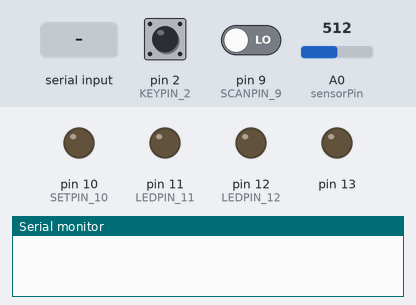
This sketch was run on a simulated Arduino Nano, built with avr-gcc and run on an emulated ATmega328P. Shown: output pins drawn as LEDs (lit = HIGH), the last lines printed to the serial monitor. The test bench sets the inputs (shaded band); at power-on: pin 2 (KEYPIN_2) HIGH, A0 (sensorPin) = 512, pin 9 (SCANPIN_9) LOW.

Above: at 1.2 s.
1.3 s: "ats\n" received over Serial
At 2.2 s:
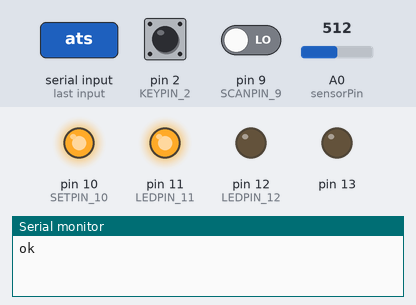
4.3 s: pin 2 (KEYPIN_2) pulled LOW for 0.15 s
At 4.4 s:
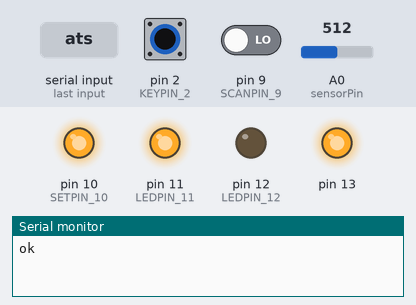
5.9 s: "at1\n" received over Serial
7.4 s: "atr\n" received over Serial
At 8.4 s:
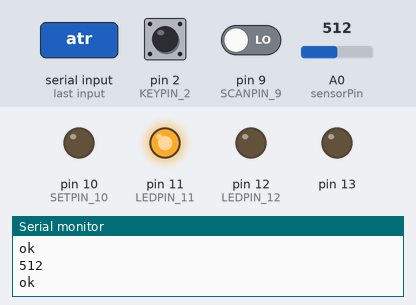
8.9 s: A0 (sensorPin) set to 719
11.2 s: A0 (sensorPin) set to 738
At 12.7 s:
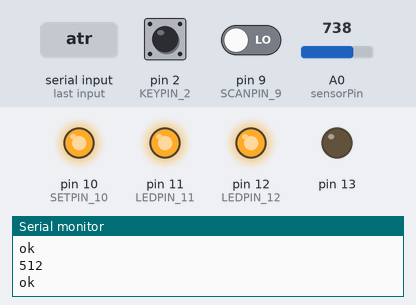
Timing chart, 0 to 23.9 s (numbered marks = the images above; inputs shaded):
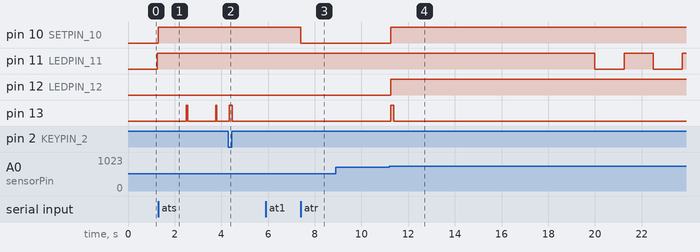

Measured:
- the behaviour switches between 729 and 730 on A0 (sensorPin) (found by bisection; images 3 and 4)
- after the input at 1.3 s, pin 10 (SETPIN_10): LOW → HIGH at once; pin 11 (LEDPIN_11): stays HIGH (without the input it goes to LOW after 1.2 s); pin 13: alternates HIGH for 0.06 s and LOW for 1.2 s, starting after 1.2 s
- after the input at 7.4 s, pin 10 (SETPIN_10): HIGH → LOW at once
- after the input at 8.9 s, every drawn part: stays the same
- after the input at 11.2 s, pin 10 (SETPIN_10), pin 12 (LEDPIN_12): LOW → HIGH after 0.05 s; pin 13: LOW → HIGH after 0.05 s, → LOW 0.12 s later

The sketch:

ups-arduino-stable.ino
```cpp
//
// SMART UPS FOR RRASPBERRY PI
// SCETCH FOR BOARD: ARDUINO NANO, PROCESSOR: ATMEGA168
// https://github.com/AlexVakhnin/ups-raspberrypi/blob/main/ups-schematic.png
//
// версия 1.2 (стабильная) / av899@ukr.net /Вахнин Александр/ =Cherkasy 2020= /
//
// (алгоритм "Программный автомат")
//

#include <avr/io.h>
#include <avr/interrupt.h>
#define LEDPIN_12 12
#define LEDPIN_11 11
#define SETPIN_10 10
#define SCANPIN_9 9

#define KEYPIN_2  2    // кнопка на выводе D2
#define KEYPIN_3  3    // кнопка на выводе D3

#define H_BAT  730     //верхний порог гистерезиса 11,5 вольт(767)
#define L_BAT  681     //нижний порог гистерезиса 10 вольт


volatile byte buttonState = 0;         // текущее состояние кнопки
volatile byte lastButtonState = 1;     // предыдущее состояние кнопки (1- кнопка отжата)
volatile byte buttonCounter = 0;       //счетчик времени на отжатие всех кнопок (антидребезг)
volatile static byte keyCode = 0;             // код нажатой клавиши, (0-ожидание нажатия)


volatile int seconds;  //глобальная переменная счетчик
volatile int seconds1;  //глобальная переменная счетчик 1
volatile int sound = 0;  //управление звуковыми сигналами

char s_buff [10] ; //буфер для ввода команды
byte pos=0;  //указатель на символ конца команды

int sensorPin = A0;    // номер аналогового входа
volatile int sensorValue = 0;  // переменная зля хранения значения АЦП
volatile int sensorValue1 = 0;  // округленное значение АЦП
volatile int wdt_link_pc = 0;  //таймер - связь с компьютером (0-нет связи)
volatile int shutdown_counter = 0; //время отведенное на shutdown компьютера
volatile int state_value = 0;  //состояние контроллера - ожидание заряда=10/ожидание разряда=20/время реакции=30/время shutdown=40/пауза=50
volatile byte flag_z = 0;  // 1- компьютер получил от контроллера команду shutdown
volatile byte flag_pause = 0;  // 1- ручной режим управления питанием

// the setup function runs once when you press reset or power the board
void setup() {

  // initialize digital pin LED_BUILTIN as an output.
  pinMode(LED_BUILTIN, OUTPUT);     //D13 звуковой сигнал
  pinMode(LEDPIN_12, OUTPUT);       //D12 светодиод контроля батареи
  pinMode(LEDPIN_11, OUTPUT);       //D11 светодиод контроля связи с ПК
  pinMode(SETPIN_10, OUTPUT);       //D10 управление реле
  pinMode(SCANPIN_9, INPUT);         //D9 сканирование напряжения сети 220в.
  pinMode(KEYPIN_2,  INPUT_PULLUP);  //клавиатурный вход1 , резистор 20к на +5в. встроенный
  pinMode(KEYPIN_3,  INPUT_PULLUP);  //клавиатурный вход2 , резистор 20к на +5в. встроенный

  //инициализвция COM-порта
  Serial.begin(9600);
  for (pos =0;pos<10;pos++) s_buff[pos]=0x0; //обнуляем буфер ввода команды
  pos=0;  //указатель в начало

  // инициализация Timer1
  cli(); // отключить глобальные прерывания
  TCCR1A = 0; // установить регистры в 0
  TCCR1B = 0;

  OCR1A = 15624; // установка регистра совпадения - определяет 1 секунду
  TCCR1B |= (1 << WGM12); // включение в CTC режим

  // Установка битов (CS10=1, CS12=1) на коэффициент деления 1024
  TCCR1B |= (1 << CS10);
  TCCR1B |= (0 << CS12);
  TIMSK1 |= (1 << OCIE1A);  // включение прерываний по совпадению

  // Чтение АЦП после RESET и проверка условия подачи питания PC
  sensorValue = analogRead(sensorPin);delay(1); // чтение АЦП
  sensorValue = analogRead(sensorPin);//контрольный
  if (sensorValue1 >= H_BAT){ //больше 12 вольт - возможно только при технологических работах...
                            //сброс контроллера обычно происходит только после разрядя батарреи
    digitalWrite(SETPIN_10, HIGH); //включить питание PC
    state_value = 20; //ожидаем разряд
  } else {
    state_value = 10; //состояние ожидания заряда батарреи
  }

  seconds = 0;//счетчики
  seconds1 = 0;

  sei(); // включить глобальные прерывания (задача с state_value)
}


// the loop function runs over and over again forever
void loop() {

  for (pos=0;pos<8;pos++)  //проход по массиву
  {
     while ( Serial.available() <= 0 ) { //цикл ожидания символа
          //только в этом цикле вся фоновая обработка может быть !!!
          sensorValue = analogRead(sensorPin);delay(1); // чтение АЦП
          //обработка кнопки
          if (keyCode==1){  //была нажата кнопка с кодом "1"
            key_tasks();  // выполнение действий по нажатию кнопки.
            keyCode=0;  //признак - нажатие кнопки обработано...
          }
     }
     char s = Serial.read();  //принимаем очередной символ
     if ((s=='\n')||(s=='\r')) { //если очередной символ - конец строки, то в буфере может быть какая то команда.

        //анализ буфера с информацией от serial !
        if (pos>1 && pos<4) { //команды могут иметь 2 или 3 символа только (установка ограничения)
           //Serial.print(s_buff);Serial.print("\n");
           if (strcmp(s_buff,"at")==0) { Serial.print("ok");Serial.print("\n");wdt_link_pc=10;  } //пустая команда
           else if (strcmp(s_buff,"at1")==0){  Serial.print(sensorValue1,DEC);Serial.print("\n") ; wdt_link_pc=10; } //чтение округленного значения АЦП (отладка)
           else if (strcmp(s_buff,"at0")==0){  Serial.print(sensorValue,DEC);Serial.print("\n") ; wdt_link_pc=10; }  //чтение исходного значения АЦП (отладка)
           else if (strcmp(s_buff,"at2")==0){  Serial.print(digitalRead(SCANPIN_9),DEC);Serial.print("\n") ; wdt_link_pc=10; } //наличие питания 220в
           /*else if (strcmp(s_buff,"at5")==0){  Serial.print("ok");Serial.print("\n"); sound=3; state_value = 10; wdt_link_pc=10; }*/
           else if (strcmp(s_buff,"atb")==0){  Serial.print(digitalRead(LEDPIN_12),DEC);Serial.print("\n") ; wdt_link_pc=10; } //если 0->shutdown (команда для PC !!!)
           else if (strcmp(s_buff,"ats")==0){  Serial.print("ok");Serial.print("\n"); digitalWrite(SETPIN_10, HIGH);state_value = 20; wdt_link_pc=10; } //вкл. питание (отладка)
           else if (strcmp(s_buff,"atr")==0){  Serial.print("ok");Serial.print("\n"); digitalWrite(SETPIN_10, LOW);state_value = 10; wdt_link_pc=10; } //выкл. питание (отладка)
           else if (strcmp(s_buff,"atz")==0){  Serial.print("ok");Serial.print("\n");flag_z=1; wdt_link_pc=10; }  //подтверждение shutdown (команда от PC !!!)
           else if (strcmp(s_buff,"ati")==0){  Serial.print("St=");Serial.print(state_value,DEC); //информация о батарейке (отладка)
                    Serial.print(" Vbat=");Serial.print(sensorValue1*0.0145,2);Serial.print("(");Serial.print(H_BAT*0.0145,2);Serial.print("/");
                    Serial.print(L_BAT*0.0145,2);Serial.print(")");
                    Serial.print(" pause=");Serial.print(flag_pause,DEC);
                    Serial.print(" Fbat=");Serial.print(digitalRead(LEDPIN_12),DEC);Serial.print(" Fz=");Serial.print(flag_z,DEC);
                    Serial.print(" F220=");Serial.print(digitalRead(SCANPIN_9),DEC);
                    Serial.print(" WDT=");Serial.print(shutdown_counter,DEC);Serial.print("\n") ; wdt_link_pc=10; }
        }
        break;
     } else {
        //Serial.print(s,DEC);
        s_buff[pos]=s;
     }
  }  //цикл по массиву

  for (pos =0;pos<10;pos++) s_buff[pos]=0x0; //обнуляем буфер ввода, начнем сначала

}  //бесконечный цикл


ISR(TIMER1_COMPA_vect) //это обработка прерываия от таймера по совпадению с регистром
{

//digitalWrite(LED_BUILTIN, !digitalRead(LED_BUILTIN));
    seconds++;
    if(seconds == 32) //период опроса клавиатуры (1024 для отладки)
    {
        seconds = 0;
        seconds1++;
          if(seconds1 == 40){   //делитель относительно частоты опроса клавиатуры
            seconds1 = 0;
            link_pc (); //контроль связи с компьютером
            charge_state(); // обработка состояний заряда батарреи (период 1 сек.)
          }

        //Звук
        sound_control(); //вызов с частотой опроса клавиатуры

        //обработка клавиатуры
        //digitalWrite(LED_BUILTIN, !digitalRead(LED_BUILTIN));//индикация частоты опроса клавиатуры
        buttonState = digitalRead(KEYPIN_2); //читаем вход

        if ( (buttonState != lastButtonState)&&(buttonState==LOW)) {  //событие нажатия кнопки  --\__
                    if ((buttonCounter==0) && (keyCode==0)){ //если таймаут на отпускание выдержан и предыдущий код обработан
                           keyCode=1; //выставляем код нажатия клавиши

                    }
                    //Serial.println("FALL DOWN");
        }
        else if ((buttonState != lastButtonState)&&(buttonState==HIGH)) { //событие отпускания кнопки  __/--
                    buttonCounter = 10;  //выставляем таймаут на отпускание (флаг запрета исключает дребезг контактов)
                    //Serial.println("RISE UP");
        }
        else if ((buttonState == lastButtonState)&&(buttonState==HIGH)) { //кнопка в ненажатом состоянии
                    if (buttonCounter > 0 ) {buttonCounter--;} //счетчик циклов на отпускание клавиши (антидребезг)
                    //Serial.print(buttonCounter,DEC); Serial.print("/"); Serial.println(keyCode,DEC);
        }
        else if ((buttonState == lastButtonState)&&(buttonState==LOW)) { //кнопка в нажатом состоянии
                    //Serial.println("LOW");
        }
        lastButtonState=buttonState;  // все события обработали, можно обновить предыдущее состояние
      }
}

//контроль связи с компьютером (вызов через 1 сек)
void link_pc ()
{
    if (wdt_link_pc == 0)
         {   digitalWrite(LEDPIN_11, !digitalRead(LEDPIN_11));}//wdt разряжен - моргаем
    else
         {   digitalWrite(LEDPIN_11, HIGH);}                     //wdt заряжен -  светим

  if (wdt_link_pc > 0){wdt_link_pc--;}//уменьшаем с каждым циклом , пока не 0
}

//обработка состояний автоматики
void charge_state()
{
  //выполняем округление АЦП
  if (abs(sensorValue1-sensorValue)>=3){sensorValue1=sensorValue;}
  //Отрабатываем гистерезис
  if (state_value == 10){ //ожидаем верхний уровень (ЗАРЯД)
      //устанавливаем порты
      if (sensorValue1 >= H_BAT){ //индикация состояния батареи - 1
        digitalWrite(LEDPIN_12, HIGH);  //информация для PC, что заряд еще есть
        if (digitalRead(SETPIN_10)==LOW){digitalWrite(SETPIN_10, HIGH);}  //включаем питание, если оно небыло включено
        flag_z=0; //сброс флага команды shutdown
        sound=4;
        state_value = 20; //переход на ожидание разряда батарреи
      }
  }
  if (state_value == 20){ //ожидаем нижний уровень (РАЗРЯД)
      //устанавливаем порты
      if (sensorValue1 <= L_BAT){ //(681)индикация состояния батареи - 0
        flag_z=0; //для контроля получения команды shutdown компьютером
        digitalWrite(LEDPIN_12, LOW);  //информация для PC-батарея разряжена, необходим shutdown !!!
        shutdown_counter = 6; //время отведенное на реакцию компьютера на команду shutdown
        sound=4;
        state_value = 30; //переход на отработку shutdown
      }
  }
  if (state_value == 30){  //ожидаем подтверждения команды shutdown от компьютера
      if (flag_z==0){sound=2;} //бикать, если еще нет "z"
      if (shutdown_counter ==0){
        if (flag_z==0){sound=2;}// продолжать бикать, если что то не так...
        if ((wdt_link_pc == 0)&&(flag_z==1)){ //проверка что PC уже не работает
            flag_z=0; //сбросим его от греха подальше...
            //sound=8; //команда принятя компьютером
            shutdown_counter = 24; //время отведенное на выполнение shutdown компьютером
            state_value = 40; //переход на выключение питания
        } /*else {state_value = 10;} //переход на ожидание зарядки батарреи - PC не подключен...*/
      }
      if (shutdown_counter > 0){shutdown_counter--;}//уменьшаем с каждым циклом , пока не 0
  }
  if (state_value == 40){  //выключение питания компьютера
      if (shutdown_counter ==0){
            digitalWrite(SETPIN_10, LOW); // выключакм питание компьютера
            sound=4;
            if (flag_pause==1) {  //инициатор shutdown - кнопка
                flag_pause==0;
                state_value = 50; //переход на состояние "пауза" (ручной режим работы)
            } else {  //штатный автоматический режим работы
                state_value = 10; //переход на ожидание зарядки батарреи
            }
      }
      if (shutdown_counter > 0){shutdown_counter--;}//уменьшаем с каждым циклом , пока не 0
  }
  if (state_value == 50){  //питание выключено а режиме "пауза" , ожидаем включение питания кнопкой
    //состояние необходимо для того, чтобы автоматика сама не включала питпние PC, если условия заряда батареи позволяют
    //индикация пауза
  }

 }

 void sound_control (){ //издаем звковой сигнал

  //digitalWrite(LED_BUILTIN, !digitalRead(LED_BUILTIN));
  if (sound >0){digitalWrite(LED_BUILTIN, HIGH);}
  else {digitalWrite(LED_BUILTIN, LOW);}
  if (sound > 0){sound--;}//уменьшаем с каждым циклом , пока не 0
 }

 void key_tasks(){  //все задачи, которые выполняем по нажатии кнопки

  if (state_value == 10) {  //форсируем включение питание компьютера
    if ((sensorValue1 > L_BAT)&&(digitalRead(SCANPIN_9)==1)) { //батарея выше нижнего порога и есть 220в
        digitalWrite(LEDPIN_12, HIGH);  //информация для PC, что заряд еще есть
        if (digitalRead(SETPIN_10)==LOW){digitalWrite(SETPIN_10, HIGH);} //включаем питание, если оно небыло включено
        flag_z=0; //сброс флага команды shutdown
        sound=4;
        state_value = 20; //переход на ожидание разряда батарреи
    } else {
        sound = 2;delay(100);sound = 2; //двойной писк - типа пропускаем нажатие кнопки
    }

  } else if (state_value == 20) {  //вызываем выполнение процесса shutdown - перевод "пауза"
        flag_z=0; //для контроля получения команды shutdown компьютером
        digitalWrite(LEDPIN_12, LOW);  //информация для PC-батарея разряжена, необходим shutdown !!!
        shutdown_counter = 6; //время отведенное на реакцию компьютера на команду shutdown
        sound=4;
        flag_pause=1; //перевод в ручной режим управления питанием
        state_value = 30; //переход на отработку shutdown (ожидание подтверждения PC)

  } else if (state_value == 30) { //контроллер ожидает подтверждения "z" и пищит
    if (digitalRead(SCANPIN_9)==0) { //220в отсутствует
      flag_z=1;  //продолжаем shutdown
      sound = 4;
    } else {  //включено питание 220в
      if (flag_pause==0) {  //инициатор начала shutdown - автомат
                            //попытка работы в автоматическом режиме без USB кабеля... )))
        if (sensorValue1 > L_BAT) { //уровень батареи выше нижнего порога
          digitalWrite(LEDPIN_12, HIGH);  //информация для PC, что заряд еще есть
          flag_z=0; //сброс флага команды shutdown
          sound=4;
          state_value = 20; //переход на ожидание разряда батарреи

        } else {  //уровень батареи ниже нижнего порога
          flag_z=1;  //продолжаем shutdown
          sound = 4;
        }
      } else {  //инициатор начала shutdown - кнопка
         flag_z=1;  //продолжаем shutdown
         sound = 4;
      }
    }
  } else if (state_value == 50) {  //контроллер в режиме "пауза"
      if (((sensorValue1 > L_BAT)&&(digitalRead(SCANPIN_9)==1))||(sensorValue1 > H_BAT)) { //батарея выше нижнего порога и есть 220в или выше верхнего
        digitalWrite(LEDPIN_12, HIGH);  //информация для PC, что заряд еще есть
        if (digitalRead(SETPIN_10)==LOW){digitalWrite(SETPIN_10, HIGH);} //включаем питание, если оно небыло включено
        flag_z=0; //сброс флага команды shutdown
        flag_pause=0; //выходим из паузы
        sound=4;
        state_value = 20; //переход на ожидание разряда батарреи
      } else {sound = 2;delay(100);sound = 2;}
  } else {
    sound = 2;delay(100);sound = 2; //двойной писк - типа пропускаем нажатие кнопки
  }
 }
```
